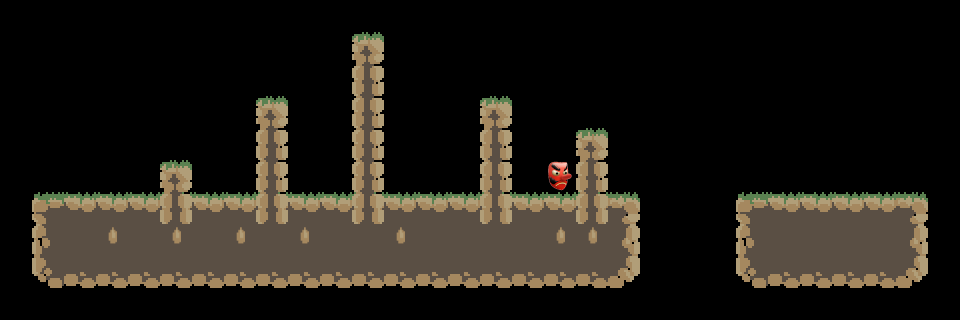

This is a level from a 2D game, rendered from its Tiled map with the project's own tilesets. A one-line summary and the complete map file follow:
An orthogonal 30x10 tile map with 32x32 px tiles, 6 tile layers (Platforms, Enemies, Masks, Powerups, ...), 4 tilesets.

<map version="1.2" tiledversion="1.2.3" orientation="orthogonal" renderorder="right-down" width="30" height="10" tilewidth="32" tileheight="32" infinite="0" nextlayerid="7" nextobjectid="1">
 <tileset firstgid="1" source="Masks.tsx" />
 <tileset firstgid="2" source="Powerups.tsx" />
 <tileset firstgid="3" source="Town.tsx" />
 <tileset firstgid="24" source="Enemies.tsx" />
 <layer id="1" name="Platforms" width="30" height="10">
  <data encoding="csv">
0,0,0,0,0,0,0,0,0,0,0,0,0,0,0,0,0,0,0,0,0,0,0,0,0,0,0,0,0,0,
0,0,0,0,0,0,0,0,0,0,0,6,0,0,0,0,0,0,0,0,0,0,0,0,0,0,0,0,0,0,
0,0,0,0,0,0,0,0,0,0,0,13,0,0,0,0,0,0,0,0,0,0,0,0,0,0,0,0,0,0,
0,0,0,0,0,0,0,0,6,0,0,13,0,0,0,6,0,0,0,0,0,0,0,0,0,0,0,0,0,0,
0,0,0,0,0,0,0,0,13,0,0,13,0,0,0,13,0,0,6,0,0,0,0,0,0,0,0,0,0,0,
0,0,0,0,0,6,0,0,13,0,0,13,0,0,0,13,0,0,13,0,0,0,0,0,0,0,0,0,0,0,
0,7,8,8,8,8,8,8,8,8,8,8,8,8,8,8,8,8,8,9,0,0,0,7,8,8,8,8,9,0,
0,14,15,4,15,4,15,4,15,4,15,15,4,15,15,15,15,4,4,16,0,0,0,14,15,15,15,15,16,0,
0,21,22,22,22,22,22,22,22,22,22,22,22,22,22,22,22,22,22,23,0,0,0,21,22,22,22,22,23,0,
0,0,0,0,0,0,0,0,0,0,0,0,0,0,0,0,0,0,0,0,0,0,0,0,0,0,0,0,0,0
</data>
 </layer>
 <layer id="6" name="Enemies" width="30" height="10">
  <data encoding="csv">
0,0,0,0,0,0,0,0,0,0,0,0,0,0,0,0,0,0,0,0,0,0,0,0,0,0,0,0,0,0,
0,0,0,0,0,0,0,0,0,0,0,0,0,0,0,0,0,0,0,0,0,0,0,0,0,0,0,0,0,0,
0,0,0,0,0,0,0,0,0,0,0,0,0,0,0,0,0,0,0,0,0,0,0,0,0,0,0,0,0,0,
0,0,0,0,0,0,0,0,0,0,0,0,0,0,0,0,0,0,0,0,0,0,0,0,0,0,0,0,0,0,
0,0,0,0,0,0,0,0,0,0,0,0,0,0,0,0,0,0,0,0,0,0,0,0,0,0,0,0,0,0,
0,0,0,0,0,0,0,0,0,0,0,0,0,0,0,0,0,0,0,0,0,0,0,0,0,0,0,0,0,0,
0,0,0,0,0,0,0,0,0,0,0,0,0,0,0,0,0,0,0,0,0,0,0,0,0,0,0,0,0,0,
0,0,0,0,0,0,0,0,0,0,0,0,0,0,0,0,0,0,0,0,0,0,0,0,0,0,0,0,0,0,
0,0,0,0,0,0,0,0,0,0,0,0,0,0,0,0,0,0,0,0,0,0,0,0,0,0,0,0,0,0,
0,0,0,0,0,0,0,0,0,0,0,0,0,0,0,0,0,0,0,0,0,0,0,0,0,0,0,0,0,0
</data>
 </layer>
 <layer id="2" name="Masks" width="30" height="10">
  <data encoding="csv">
0,0,0,0,0,0,0,0,0,0,0,0,0,0,0,0,0,0,0,0,0,0,0,0,0,0,0,0,0,0,
0,0,0,0,0,0,0,0,0,0,0,0,0,0,0,0,0,0,0,0,0,0,0,0,0,0,0,0,0,0,
0,0,0,0,0,0,0,0,0,0,0,0,0,0,0,0,0,0,0,0,0,0,0,0,0,0,0,0,0,0,
0,0,0,0,0,0,0,0,0,0,0,0,0,0,0,0,0,0,0,0,0,0,0,0,0,0,0,0,0,0,
0,0,0,0,0,0,0,0,0,0,0,0,0,0,0,0,0,0,0,0,0,0,0,0,0,0,0,0,0,0,
0,0,0,0,0,0,0,0,0,0,0,0,0,0,0,0,0,1,0,0,0,0,0,0,0,0,0,0,0,0,
0,0,0,0,0,0,0,0,0,0,0,0,0,0,0,0,0,0,0,0,0,0,0,0,0,0,0,0,0,0,
0,0,0,0,0,0,0,0,0,0,0,0,0,0,0,0,0,0,0,0,0,0,0,0,0,0,0,0,0,0,
0,0,0,0,0,0,0,0,0,0,0,0,0,0,0,0,0,0,0,0,0,0,0,0,0,0,0,0,0,0,
0,0,0,0,0,0,0,0,0,0,0,0,0,0,0,0,0,0,0,0,0,0,0,0,0,0,0,0,0,0
</data>
 </layer>
 <layer id="5" name="Powerups" width="30" height="10">
  <data encoding="csv">
0,0,0,0,0,0,0,0,0,0,0,0,0,0,0,0,0,0,0,0,0,0,0,0,0,0,0,0,0,0,
0,0,0,0,0,0,0,0,0,0,0,0,0,0,0,0,0,0,0,0,0,0,0,0,0,0,0,0,0,0,
0,0,0,0,0,0,0,0,0,0,0,0,0,0,0,0,0,0,0,0,0,0,0,0,0,0,0,0,0,0,
0,0,0,0,0,0,0,0,0,0,0,0,0,0,0,0,0,0,0,0,0,0,0,0,0,0,0,0,0,0,
0,0,0,0,0,0,0,0,0,0,0,0,0,0,0,0,0,0,0,0,0,0,0,0,0,0,0,0,0,0,
0,0,0,0,0,0,0,0,0,0,0,0,0,0,0,0,0,0,0,0,0,0,0,0,0,0,0,0,0,0,
0,0,0,0,0,0,0,0,0,0,0,0,0,0,0,0,0,0,0,0,0,0,0,0,0,0,0,0,0,0,
0,0,0,0,0,0,0,0,0,0,0,0,0,0,0,0,0,0,0,0,0,0,0,0,0,0,0,0,0,0,
0,0,0,0,0,0,0,0,0,0,0,0,0,0,0,0,0,0,0,0,0,0,0,0,0,0,0,0,0,0,
0,0,0,0,0,0,0,0,0,0,0,0,0,0,0,0,0,0,0,0,0,0,0,0,0,0,0,0,0,0
</data>
 </layer>
 <layer id="3" name="Background" width="30" height="10">
  <data encoding="csv">
0,0,0,0,0,0,0,0,0,0,0,0,0,0,0,0,0,0,0,0,0,0,0,0,0,0,0,0,0,0,
0,0,0,0,0,0,0,0,0,0,0,0,0,0,0,0,0,0,0,0,0,0,0,0,0,0,0,0,0,0,
0,0,0,0,0,0,0,0,0,0,0,0,0,0,0,0,0,0,0,0,0,0,0,0,0,0,0,0,0,0,
0,0,0,0,0,0,0,0,0,0,0,0,0,0,0,0,0,0,0,0,0,0,0,0,0,0,0,0,0,0,
0,0,0,0,0,0,0,0,0,0,0,0,0,0,0,0,0,0,0,0,0,0,0,0,0,0,0,0,0,0,
0,0,0,0,0,0,0,0,0,0,0,0,0,0,0,0,0,0,0,0,0,0,0,0,0,0,0,0,0,0,
0,0,0,0,0,13,0,0,13,0,0,13,0,0,0,13,0,0,13,0,0,0,0,0,0,0,0,0,0,0,
0,0,0,0,0,0,0,0,0,0,0,0,0,0,0,0,0,0,0,0,0,0,0,0,0,0,0,0,0,0,
0,0,0,0,0,0,0,0,0,0,0,0,0,0,0,0,0,0,0,0,0,0,0,0,0,0,0,0,0,0,
0,0,0,0,0,0,0,0,0,0,0,0,0,0,0,0,0,0,0,0,0,0,0,0,0,0,0,0,0,0
</data>
 </layer>
 <layer id="4" name="Objects" width="30" height="10">
  <data encoding="csv">
0,0,0,0,0,0,0,0,0,0,0,0,0,0,0,0,0,0,0,0,0,0,0,0,0,0,0,0,0,0,
0,0,0,0,0,0,0,0,0,0,0,0,0,0,0,0,0,0,0,0,0,0,0,0,0,0,0,0,0,0,
0,0,0,0,0,0,0,0,0,0,0,0,0,0,0,0,0,0,0,0,0,0,0,0,0,0,0,0,0,0,
0,0,0,0,0,0,0,0,0,0,0,0,0,0,0,0,0,0,0,0,0,0,0,0,0,0,0,0,0,0,
0,0,0,0,0,0,0,0,0,0,0,0,0,0,0,0,0,0,0,0,0,0,0,0,0,0,0,0,0,0,
0,0,0,0,0,0,0,0,0,0,0,0,0,0,0,0,0,0,0,0,0,0,0,0,0,0,0,0,0,0,
0,0,0,0,0,0,0,0,0,0,0,0,0,0,0,0,0,0,0,0,0,0,0,0,0,0,0,0,0,0,
0,0,0,0,0,0,0,0,0,0,0,0,0,0,0,0,0,0,0,0,0,0,0,0,0,0,0,0,0,0,
0,0,0,0,0,0,0,0,0,0,0,0,0,0,0,0,0,0,0,0,0,0,0,0,0,0,0,0,0,0,
0,0,0,0,0,0,0,0,0,0,0,0,0,0,0,0,0,0,0,0,0,0,0,0,0,0,0,0,0,0
</data>
 </layer>
</map>
